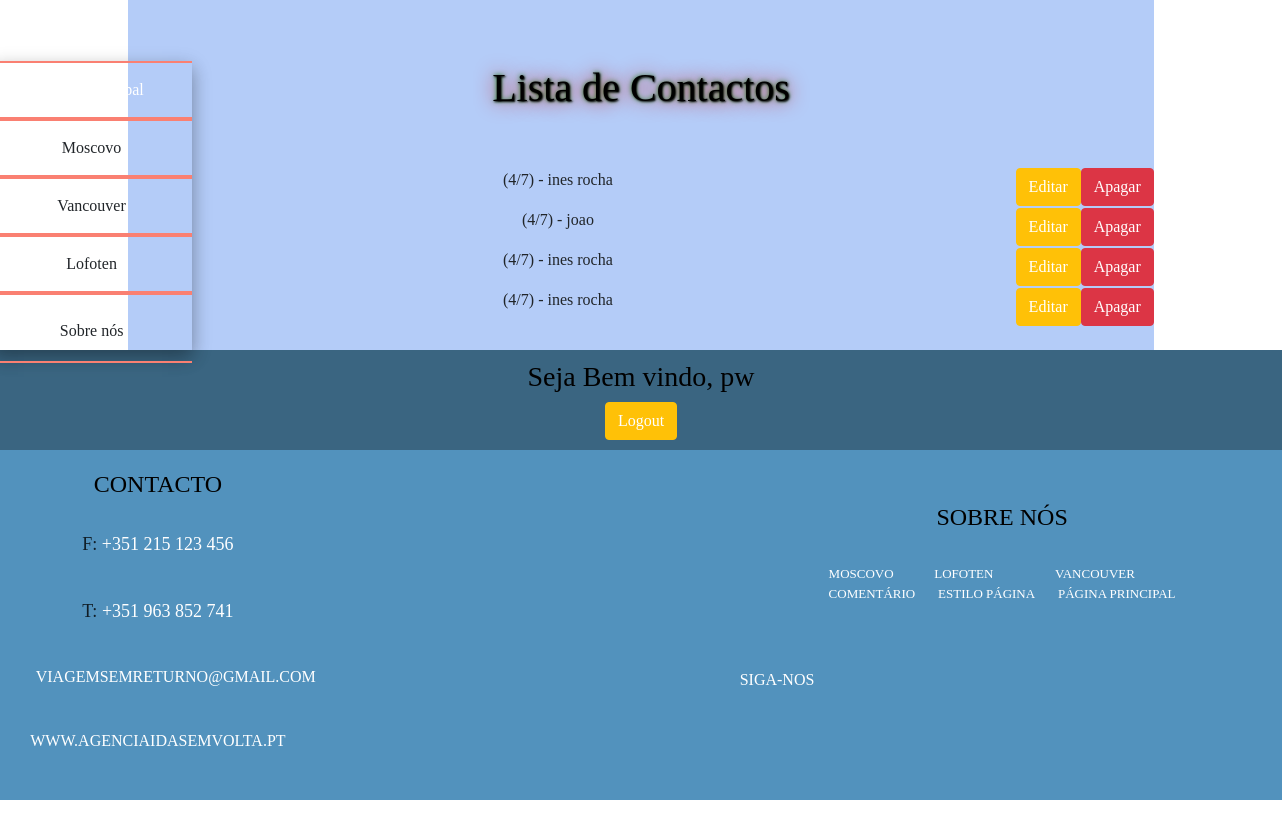
The page /ListaContactos (signed in) on the database its author committed.
### website/models.py (models this page shows, shortened)
class Contacto(models.Model):
    id = models.AutoField(primary_key=True)
    nome = models.CharField(max_length=30, default="", verbose_name="Your name: ")
    email = models.EmailField()
    telefone = models.CharField(max_length=18, blank=True)
    dataCriacao = models.DateField(auto_now_add=True)

### website/views.py (the view)
# urls.py: path('ListaContactos', views.contactoLista_page_view, name='contactoLista'),
def contactoLista_page_view(request):
    contexts = {'contactos': sorted(Contacto.objects.all(), key=lambda objeto: objeto.id)}
    if not request.user.is_authenticated:
        return HttpResponseRedirect(reverse('website:login'))
    return render(request, 'website/contactoLista.html', contexts)

### website/templates/website/contactoLista.html (shortened to what this page needs)
{% extends 'website/base.html' %}
{% load static %}
{% block main %}
    <h1>Lista de Contactos</h1>
    <br>
    <br>
    {% for contacto in contactos %}
        <p>
            ({{ contacto.dataCriacao.day }}/{{ contacto.dataCriacao.month }})
            -
            {{ contacto.nome }}
            <a href="{% url 'website:contactoApaga' contacto.id %}" class="btn btn-danger" style="float: right">Apagar</a>
            <a href="{% url 'website:contactoEdita' contacto.id %}" class="btn btn-warning" style="float: right">Editar</a>
        </p>
    {% endfor %}
{% endblock main%}

### website/templates/website/base.html (shortened to what this page needs)
<!DOCTYPE html>
<html lang="en">
<head>
    <link rel="stylesheet" href="https://stackpath.bootstrapcdn.com/bootstrap/4.3.1/css/bootstrap.min.css">
    {% load static %}
    <link rel="stylesheet" href="{% static 'website/css/base.css' %}">
</head>
<body>
    <header>
    <nav>
      <ul>
                <li>
                    <a class="categoria" href="{% url 'website:home' %}" >Página principal </a>
                </li>
          <br>
                <li>
                    <a>
                        Moscovo </a>
                </li>
          <br>
               <li>
                    <a class="marmelo">
                        Vancouver </a>
                </li>
          <br>
                <li>
                    <a class="categoria">
                        Lofoten </a>
                </li>
          <br>
                 <li>
                    <a  class="categoria">
                        Sobre nós </a>
                 </li>
              </ul>
        </nav>
    </header>
     <main>
        {% block main %}
        {% endblock main %}
    </main>
    <aside>
         <div class="contato">
              <h4>Contacto</h4>
              <br>
           <p style="font-size:18px"> F: <a  href="tel:+351215123456">+351 215 123 456</a>
           </p>
            <br>
            <p style="font-size:18px">
              T: <a  href="tel:+351963852741">+351 963 852 741</a>
              </p>
              <br>
              <p>
                <a class="email" href="mailto:viagemSemReturno@gmail.com">viagemSemReturno@gmail.com</a></p>
              <br>
            <a class="url" href="{% url 'website:home' %}">www.agenciaIdaSemVolta.pt</a>
            </div>
            <div class="inpe">
              <h4>Sobre nós</h4>
              <br>
              <section class="letraAside">
              <a class="blank" style="float:left"  href="{% url 'website:informacaoMoscover' %}">Moscovo</a>
              <a class="blank"   href="{% url 'website:informacaoLofoten' %}">Lofoten</a>
              <a class="blank" href="{% url 'website:informacaoVancover' %}">Vancouver</a>
              <br>
              <a class="blank" href="{% url 'website:comentario' %}">Comentário</a>
              <a class="blank" href="{% url 'website:estiloPagina' %}">Estilo Página</a>
              <a class="blank" href="{% url 'website:home' %}">Página Principal</a>
            </section>
              <br>
            </div>
            <div class="menu">
              <br><br>
              <div class="label">Siga-nos</div>
              <div class="spacer"></div>
            </div>
    </aside>
    <footer>
        <div style="display: flex; align-items: center; flex-direction: column;">
            {% if request.user.username %}
                <h3>Seja Bem vindo, {{ user.username }}</h3>
                <a class="btn btn-warning" href="{% url 'website:logout' %}">Logout</a>
            {% endif %}
        </div>
    </footer>
</body>
</html>

### website/static/website/css/base.css (style rules this page uses)
* { box-sizing: border-box; padding: 0; margin: 0; text-align: center; justify-content: center; font-family: 'New Tegomin', serif; }
h1 { color:rgb(0, 0, 0); text-align: center; }
h3 { color:rgb(0, 0, 0); size:100px ; text-align: center; }
h4 { color:rgb(0, 0, 0); text-align: center; }
header { grid-area: header; }
nav { grid-area: nav; }
main { grid-area: main; }
aside { grid-area: aside; }
footer { grid-area: footer; }
.menu-links li, a, span { transition: 0.5s ease-in-out; }
a:link { color:white; text-decoration: none; }
@media (min-width: 601px) { body { display: grid; width: 100%; height: 100%; grid-template-rows: 150px 5fr 100px; grid-template-columns: 10fr 10fr 1fr; grid-template-areas: "header main main" "header main main" "footer footer footer" "aside aside aside"; } }
@media (min-width: 601px) { header { grid-area: header; display: flex; align-items: stretch; padding-top: 10%; width: 30%; text-align: center; z-index:1; } }
@media (min-width: 601px) { main { grid-area: main; grid-column: 1/4; text-align: center; background-color: rgb(180, 204, 248); padding-top: 5%; width: 80%; margin-left: auto; margin-right: auto; } }
@media (min-width: 601px) { nav { grid-area: nav; box-shadow: 0 8px 16px 0 rgba(0, 0, 0, 0.2), 0 6px 20px 0 rgba(0, 0, 0, 0.19); } }
@media (min-width: 601px) { aside { grid-area: aside; padding-top: 20px; display: inline-flex; flex-direction: row; justify-content: flex-start; align-items: flex-start; background-color: #5292bd; width: 100%; text-align: left; height: 350px; } }
@media (min-width: 601px) { footer { background-color: #3a6581; color: white; font-weight: bold; width: 100%; height: 100%; text-align: center; grid-area: footer; display: flex; justify-content: center; } }
@media (min-width: 601px) { section { line-height: 20px; } }
nav ul { list-style-type: none; margin: 0px; padding: 0px; }
nav ul li { display: inline; position: relative; }
nav a { display: inline-block; padding: 15px 10px; width: 200px; text-decoration: none; white-space: nowrap; color: black; border-top: solid salmon 2px; border-bottom: solid salmon 2px; }
.contato { text-transform: uppercase; color: rgba(0, 0, 0, 0.8); display: block; }
.letraAside { font-size: small; display:table-row-group; }
.inpe { text-transform: uppercase; color: rgba(0, 0, 0, 0.8); display: block; position: relative; top: 10%; right: -40%; z-index: 1; display:table-row-group; }
.menu { text-transform: uppercase; color: white; display: flex; cursor: pointer; pointer-events: none; position: relative; bottom: -60%; right: -6%; }
.spacer { display: inline-block; width: 80px; margin-left: 15px; margin-right: 15px; vertical-align: middle; cursor: pointer; position: relative; }
.spacer:before { content: ""; position: absolute; border-bottom: 1px solid #ffffff; height: 1px; width: 0%; transition: width 0.25s ease; transition-delay: 0.7s; }
.label { display: inline-block; cursor: pointer; pointer-events: all; }

### rows shown on the page
Contacto: dataCriacao.day "4", dataCriacao.month "7", nome "ines rocha"
Contacto: dataCriacao.day "4", dataCriacao.month "7", nome "joao"
Contacto: dataCriacao.day "4", dataCriacao.month "7", nome "ines rocha"
Contacto: dataCriacao.day "4", dataCriacao.month "7", nome "ines rocha"

### other values the page prints
{{ user.username }} "pw"
